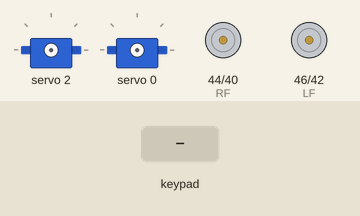
The sketch below on a simulated Arduino Mega 2560, built with avr-gcc and run on an emulated ATmega2560. Parts: 2 × servo, motor-driver pin pairs drawn as motors (green arrow = first pin HIGH = forward, orange = second pin HIGH = backward, longer = more drive). The test bench sets the inputs (shaded band).

Above: at 1.2 s.
1.3 s: key 'U' pressed
At 1.52 s:
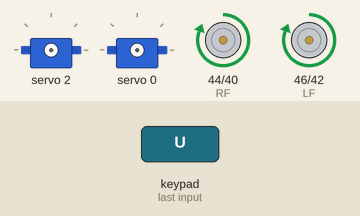
3.2 s: key 'D' pressed
At 3.42 s:
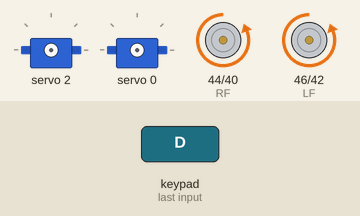
5.1 s: key 'L' pressed
At 5.32 s:
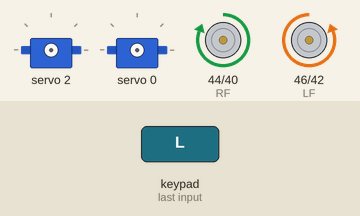
7.0 s: key 'R' pressed
At 7.22 s:
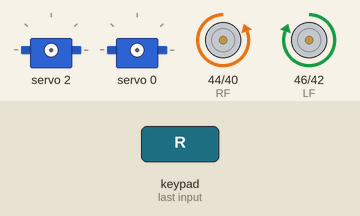
8.9 s: key 'X' pressed
At 9.9 s:
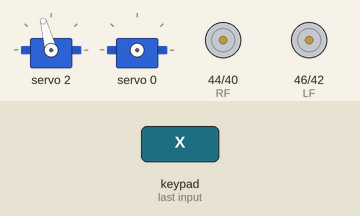
10.6 s: key 'O' pressed
At 11.3 s:
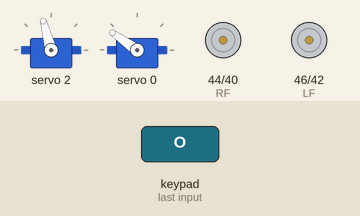
Timing chart, 0 to 13.3 s (numbered marks = the images above; inputs shaded):
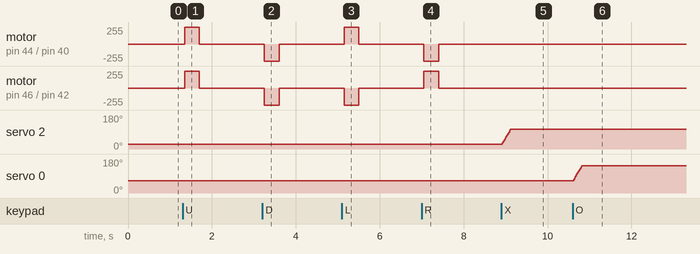

The sketch:

ROVER_code_source.ino
```cpp
#include <PS2X_lib.h>  //for v1.6
#include <Servo.h>
#include <Wire.h>
#include <Adafruit_PWMServoDriver.h>
Adafruit_PWMServoDriver pwm = Adafruit_PWMServoDriver();

#define SERVOMIN0  100
#define SERVOMAX0  500

#define SERVOMIN3  150
#define SERVOMAX3  450

#define SERVOMIN1  200
#define SERVOMAX1  400


#define SERVOMIN4  90
#define SERVOMAX4  700


PS2X ps2x;
int PS2 = 0;
#define LF 46 //left forward
#define LB 42 //left backward
#define RF 44 //right forward
#define RB 40 //right backward

int   angle0=300;
int   angle2=200;
int   angle3=200;

int inc =1;

void roverForward(){
  digitalWrite(RB,LOW);
  digitalWrite(LB,LOW);
  delay(50);
  digitalWrite(RF,HIGH);
  digitalWrite(LF,HIGH);

}

void roverBackward(){

  digitalWrite(RF,LOW);
  digitalWrite(LF,LOW);
  delay(50);
  digitalWrite(RB,HIGH);
  digitalWrite(LB,HIGH);
}
void roverLeft(){

  digitalWrite(RB,LOW);
  digitalWrite(LF,LOW);

  delay(50);
  digitalWrite(LB,HIGH);
  digitalWrite(RF,HIGH);

  }
  void roverRelease(){
  digitalWrite(RF,LOW);
   digitalWrite(LB,LOW);
  digitalWrite(RB,LOW);
  digitalWrite(LF,LOW);
}
void roverRight(){
  digitalWrite(RF,LOW);
   digitalWrite(LB,LOW);

   delay(50);
  digitalWrite(RB,HIGH);
  digitalWrite(LF,HIGH);

}
void roverStop(){
  digitalWrite(RF,LOW);
   digitalWrite(LB,LOW);

  digitalWrite(RB,LOW);
  digitalWrite(LF,LOW);

}

//PSX CONTROLLER CONFIGURATION
#define DATA 12
#define CLK 13
#define CMD 11
#define CS 10

void setup(){
 PS2 = ps2x.config_gamepad(CLK,CMD,CS,DATA, true, true);
  pinMode (RF, OUTPUT);
  pinMode (RB, OUTPUT);
  pinMode (LF, OUTPUT);
  pinMode (LB, OUTPUT);
  Serial.begin(9600);
  pwm.begin();
  pwm.setPWMFreq(60);
  delay(10);
}


void loop(){
ps2x.read_gamepad();//read incoming commands


if(ps2x.Button(PSB_PAD_UP)) {
     roverForward();
    }

 if(ps2x.Button(PSB_PAD_DOWN)) {

      roverBackward();
    }
 if(ps2x.Button(PSB_PAD_RIGHT)) {

      roverRight();
    }
    if(ps2x.Button(PSB_PAD_LEFT)) {

      roverLeft();
    }
    if(ps2x.Button(PSB_PAD_RIGHT)==0 && ps2x.Button(PSB_PAD_DOWN)==0&& ps2x.Button(PSB_PAD_UP)==0 && ps2x.Button(PSB_PAD_LEFT)==0){

      roverStop();
      }


   if(ps2x.Button(PSB_CIRCLE) && angle0<SERVOMAX0)//BASE
   {

      angle0=angle0+inc;
      pwm.setPWM(0,0,angle0);

    }
else if (ps2x.Button(PSB_SQUARE)&& angle0>SERVOMIN0) {
      angle0=angle0-inc;

      pwm.setPWM(0,0,angle0);

    }


 if(ps2x.Button(PSB_R1) && angle3<SERVOMAX3) {//effector
      angle3=angle3+inc;

      pwm.setPWM(3,0,angle3);

    }
else if(ps2x.Button(PSB_R2)&& angle3>SERVOMIN3) {
      angle3=angle3-inc;

      pwm.setPWM(3,0,angle3);

    }


if(ps2x.Button(PSB_TRIANGLE) && angle2>SERVOMIN1 ) {//up and down
      angle2=angle2-inc;
      //Serial.println(angle2);
      pwm.setPWM(2,0,angle2);
}
else if (ps2x.Button(PSB_CROSS)&& angle2<SERVOMAX1 ) {
      angle2=angle2+inc;
      //Serial.println(angle2);
      pwm.setPWM(2,0,angle2);
}

}
```

Measured:
- after the input at 1.3 s, motor on pin 44 (RF) / pin 40 (RB), motor on pin 46 (LF) / pin 42 (LB): stopped → forward 255/255 after 0.05 s, → stopped 0.35 s later
- after the input at 3.2 s, motor on pin 44 (RF) / pin 40 (RB), motor on pin 46 (LF) / pin 42 (LB): stopped → backward 255/255 after 0.05 s, → stopped 0.35 s later
- after the input at 5.1 s, motor on pin 44 (RF) / pin 40 (RB): stopped → forward 255/255 after 0.05 s, → stopped 0.35 s later; motor on pin 46 (LF) / pin 42 (LB): stopped → backward 255/255 after 0.05 s, → stopped 0.35 s later
- after the input at 7.0 s, motor on pin 44 (RF) / pin 40 (RB): stopped → backward 255/255 after 0.05 s, → stopped 0.35 s later; motor on pin 46 (LF) / pin 42 (LB): stopped → forward 255/255 after 0.05 s, → stopped 0.35 s later
- after the input at 8.9 s, servo 2: moves from 26° to 105° over 0.20 s, starting at once
- after the input at 10.6 s, servo 0: moves from 66° to 145° over 0.19 s, starting at once
